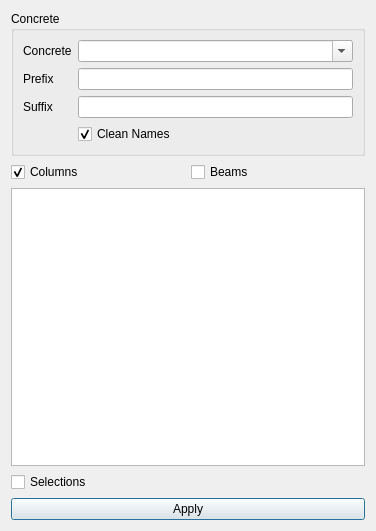
<?xml version="1.0" encoding="UTF-8"?>
<ui version="4.0">
 <class>Dialog</class>
 <widget class="QDialog" name="Dialog">
  <property name="geometry">
   <rect>
    <x>0</x>
    <y>0</y>
    <width>376</width>
    <height>531</height>
   </rect>
  </property>
  <property name="windowTitle">
   <string>Edit Frame Section Props</string>
  </property>
  <property name="windowIcon">
   <iconset>
    <normaloff>:/civiltools/images/property_editor.svg</normaloff>:/civiltools/images/property_editor.svg</iconset>
  </property>
  <layout class="QVBoxLayout" name="verticalLayout">
   <item>
    <widget class="QGroupBox" name="concrete_groupbox">
     <property name="title">
      <string>Concrete</string>
     </property>
     <property name="checkable">
      <bool>false</bool>
     </property>
     <layout class="QFormLayout" name="formLayout">
      <item row="0" column="0">
       <widget class="QLabel" name="label">
        <property name="text">
         <string>Concrete</string>
        </property>
       </widget>
      </item>
      <item row="0" column="1">
       <widget class="QComboBox" name="concrete_mats">
        <property name="editable">
         <bool>true</bool>
        </property>
       </widget>
      </item>
      <item row="4" column="1">
       <widget class="QCheckBox" name="clean_names_checkbox">
        <property name="text">
         <string>Clean Names</string>
        </property>
        <property name="icon">
         <iconset>
          <normaloff>:/civiltools/images/edit-clear.svg</normaloff>:/civiltools/images/edit-clear.svg</iconset>
        </property>
        <property name="iconSize">
         <size>
          <width>40</width>
          <height>40</height>
         </size>
        </property>
        <property name="checked">
         <bool>true</bool>
        </property>
       </widget>
      </item>
      <item row="2" column="0">
       <widget class="QLabel" name="label_2">
        <property name="text">
         <string>Suffix</string>
        </property>
       </widget>
      </item>
      <item row="2" column="1">
       <widget class="QLineEdit" name="suffix">
        <property name="text">
         <string/>
        </property>
       </widget>
      </item>
      <item row="1" column="0">
       <widget class="QLabel" name="label_3">
        <property name="text">
         <string>Prefix</string>
        </property>
       </widget>
      </item>
      <item row="1" column="1">
       <widget class="QLineEdit" name="prefix">
        <property name="text">
         <string/>
        </property>
       </widget>
      </item>
     </layout>
    </widget>
   </item>
   <item>
    <layout class="QHBoxLayout" name="horizontalLayout_2">
     <item>
      <widget class="QCheckBox" name="columns">
       <property name="text">
        <string>Columns</string>
       </property>
       <property name="icon">
        <iconset>
         <normaloff>:/civiltools/images/columns.svg</normaloff>:/civiltools/images/columns.svg</iconset>
       </property>
       <property name="iconSize">
        <size>
         <width>40</width>
         <height>40</height>
        </size>
       </property>
       <property name="checked">
        <bool>true</bool>
       </property>
      </widget>
     </item>
     <item>
      <widget class="QCheckBox" name="beams">
       <property name="text">
        <string>Beams</string>
       </property>
       <property name="icon">
        <iconset>
         <normaloff>:/civiltools/images/beams.svg</normaloff>:/civiltools/images/beams.svg</iconset>
       </property>
       <property name="iconSize">
        <size>
         <width>40</width>
         <height>40</height>
        </size>
       </property>
      </widget>
     </item>
    </layout>
   </item>
   <item>
    <widget class="QListWidget" name="stories">
     <property name="selectionMode">
      <enum>QAbstractItemView::ExtendedSelection</enum>
     </property>
    </widget>
   </item>
   <item>
    <widget class="QCheckBox" name="selection_checkbox">
     <property name="text">
      <string>Selections</string>
     </property>
     <property name="icon">
      <iconset>
       <normaloff>:/civiltools/images/select-area-icon.svg</normaloff>:/civiltools/images/select-area-icon.svg</iconset>
     </property>
     <property name="iconSize">
      <size>
       <width>40</width>
       <height>40</height>
      </size>
     </property>
    </widget>
   </item>
   <item>
    <widget class="QPushButton" name="assign_pushbutton">
     <property name="text">
      <string>Apply</string>
     </property>
     <property name="icon">
      <iconset>
       <normaloff>:/civiltools/images/etabs.png</normaloff>:/civiltools/images/etabs.png</iconset>
     </property>
     <property name="iconSize">
      <size>
       <width>60</width>
       <height>60</height>
      </size>
     </property>
    </widget>
   </item>
  </layout>
 </widget>
 <connections/>
</ui>
